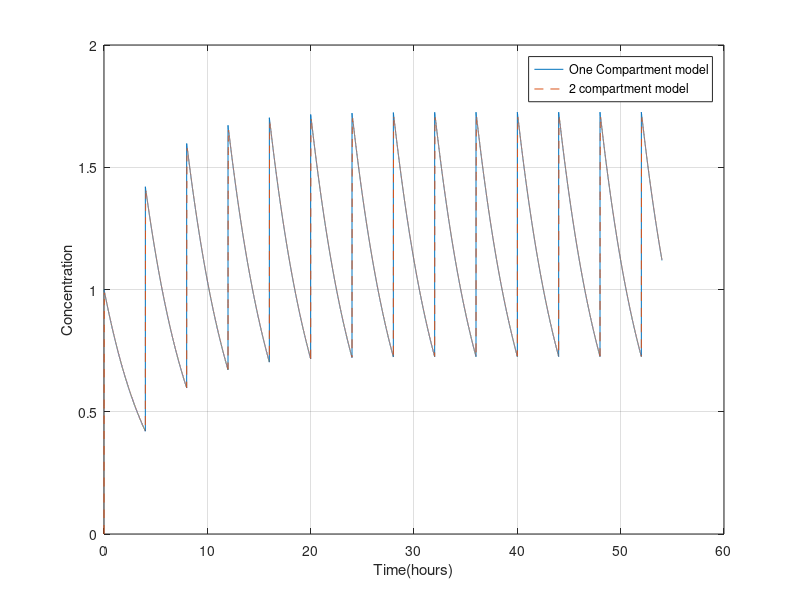

This chart was generated by the following MATLAB code:
a=0.21660849392;
plasma_vol=1;

interval=4;

A0=1; %in ug
absorb=1;
A=A0*absorb;
B=0;
amt_interval=1;



time=54;
step_size=0.001;
B_array=zeros(1,time/step_size);
A_array=zeros(1,time/step_size);
rt=0:step_size:time;
j=1;

for i=0:step_size:time
  A_array(1,j)=A;
  A1=A;
  j=j+1;
 A=A1-((A1)*a*step_size);
 
if interval~=-1 && mod(i,interval)==0 && i~=0
     A=A+(amt_interval*A0*absorb);
end
 
end


plot(rt,A_array);

hold on;

A=A0*absorb;
b=a;
a=100;



B_array=zeros(1,time/step_size);
A_array=zeros(1,time/step_size);
rt=0:step_size:time;
j=1;

for i=0:step_size:time
  A_array(1,j)=A;
  B_array(1,j)=B;
  A1=A;
  B1=B;
  j=j+1;
 A=A1-((A1)*a*step_size);
 B=B1+((A1)*a*step_size)-(B1*b*step_size);

 if interval~=-1 && mod(i,interval)==0 && i~=0
     A=A+(amt_interval*A0*absorb);
end

 
 
end

plot(rt,B_array,'--');
legend('One Compartment model','2 compartment model');
ylabel('Concentration');
xlabel('Time(hours)');
grid;
